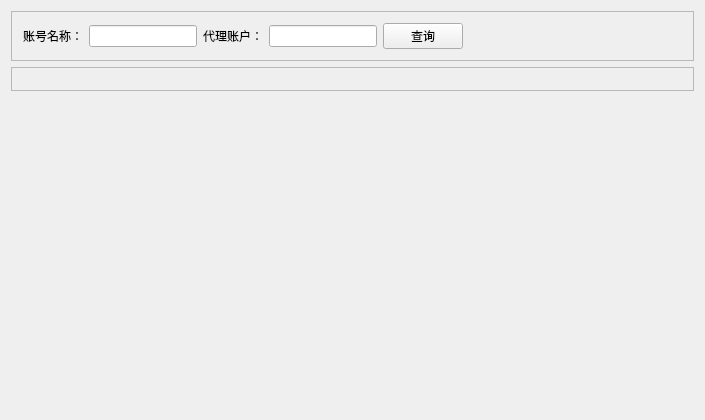
<?xml version="1.0" encoding="UTF-8"?>
<ui version="4.0">
 <class>Admint_AgentDrawMoney</class>
 <widget class="QWidget" name="Admint_AgentDrawMoney">
  <property name="geometry">
   <rect>
    <x>0</x>
    <y>0</y>
    <width>705</width>
    <height>420</height>
   </rect>
  </property>
  <property name="windowTitle">
   <string>Widget_Agent_DrawMoney</string>
  </property>
  <layout class="QVBoxLayout" name="verticalLayout">
   <item>
    <widget class="QFrame" name="frame_Bar">
     <property name="frameShape">
      <enum>QFrame::StyledPanel</enum>
     </property>
     <property name="frameShadow">
      <enum>QFrame::Raised</enum>
     </property>
     <layout class="QGridLayout" name="gridLayout">
      <item row="0" column="0">
       <widget class="QLabel" name="label_AccountName">
        <property name="text">
         <string>账号名称：</string>
        </property>
       </widget>
      </item>
      <item row="0" column="2">
       <widget class="QLabel" name="label_AgentName">
        <property name="text">
         <string>代理账户：</string>
        </property>
       </widget>
      </item>
      <item row="0" column="4">
       <widget class="QPushButton" name="pushButton_Query">
        <property name="text">
         <string>查询</string>
        </property>
       </widget>
      </item>
      <item row="0" column="1">
       <widget class="QLineEdit" name="lineEdit_AccountName">
        <property name="sizePolicy">
         <sizepolicy hsizetype="Fixed" vsizetype="Fixed">
          <horstretch>0</horstretch>
          <verstretch>0</verstretch>
         </sizepolicy>
        </property>
       </widget>
      </item>
      <item row="0" column="3">
       <widget class="QLineEdit" name="lineEdit_AgentName">
        <property name="sizePolicy">
         <sizepolicy hsizetype="Fixed" vsizetype="Fixed">
          <horstretch>0</horstretch>
          <verstretch>0</verstretch>
         </sizepolicy>
        </property>
       </widget>
      </item>
      <item row="0" column="5">
       <spacer name="horizontalSpacer">
        <property name="orientation">
         <enum>Qt::Horizontal</enum>
        </property>
        <property name="sizeHint" stdset="0">
         <size>
          <width>40</width>
          <height>20</height>
         </size>
        </property>
       </spacer>
      </item>
     </layout>
    </widget>
   </item>
   <item>
    <widget class="QFrame" name="frame_Content">
     <property name="frameShape">
      <enum>QFrame::StyledPanel</enum>
     </property>
     <property name="frameShadow">
      <enum>QFrame::Raised</enum>
     </property>
     <layout class="QGridLayout" name="gridLayout_2">
      <item row="0" column="0">
       <widget class="Widget_DataGrid_Pa" name="widget_DataGrid" native="true"/>
      </item>
     </layout>
    </widget>
   </item>
   <item>
    <spacer name="verticalSpacer">
     <property name="orientation">
      <enum>Qt::Vertical</enum>
     </property>
     <property name="sizeHint" stdset="0">
      <size>
       <width>20</width>
       <height>40</height>
      </size>
     </property>
    </spacer>
   </item>
  </layout>
 </widget>
 <layoutdefault spacing="6" margin="11"/>
 <customwidgets>
  <customwidget>
   <class>Widget_DataGrid_Pa</class>
   <extends>QWidget</extends>
   <header>component/widget_datagrid_pa.h</header>
   <container>1</container>
  </customwidget>
 </customwidgets>
 <resources/>
 <connections/>
</ui>
